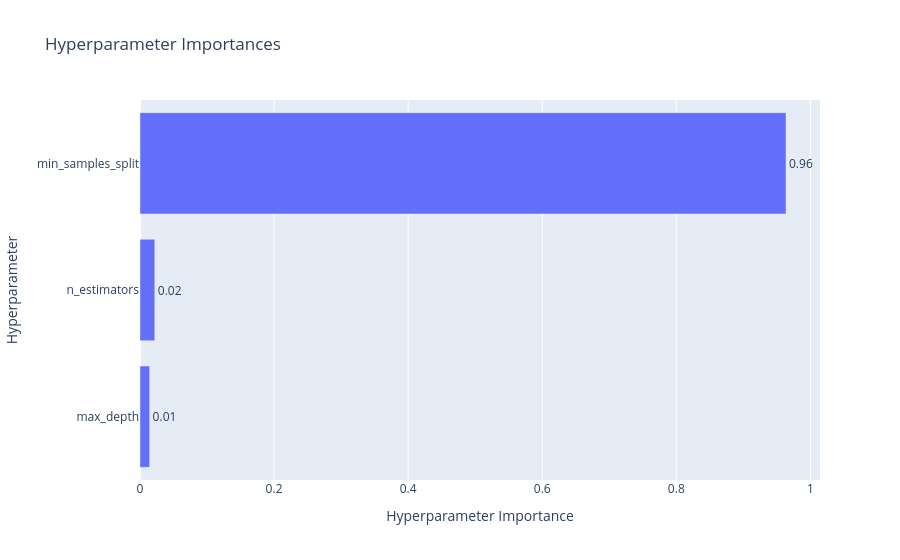

The notebook cell this image was saved under:
### Code cell
optuna.visualization.plot_param_importances(study_rf)

### Figure 1 — Plotly figure (JSON) as saved in the notebook; plotly's stock layout.template omitted (floating-point values rounded to 4 significant figures)
{"data": [{"cliponaxis": false, "hovertemplate": ["max_depth (IntDistribution): 0.014299260032205344<extra></extra>", "n_estimators (IntDistribution): 0.02204949516331437<extra></extra>", "min_samples_split (IntDistribution): 0.9636512448044803<extra></extra>"], "name": "Objective Value", "orientation": "h", "text": ["0.01", "0.02", "0.96"], "textposition": "outside", "type": "bar", "x": [0.0143, 0.02205, 0.9637], "y": ["max_depth", "n_estimators", "min_samples_split"]}], "layout": {"title": {"text": "Hyperparameter Importances"}, "xaxis": {"title": {"text": "Hyperparameter Importance"}}, "yaxis": {"title": {"text": "Hyperparameter"}}}}
